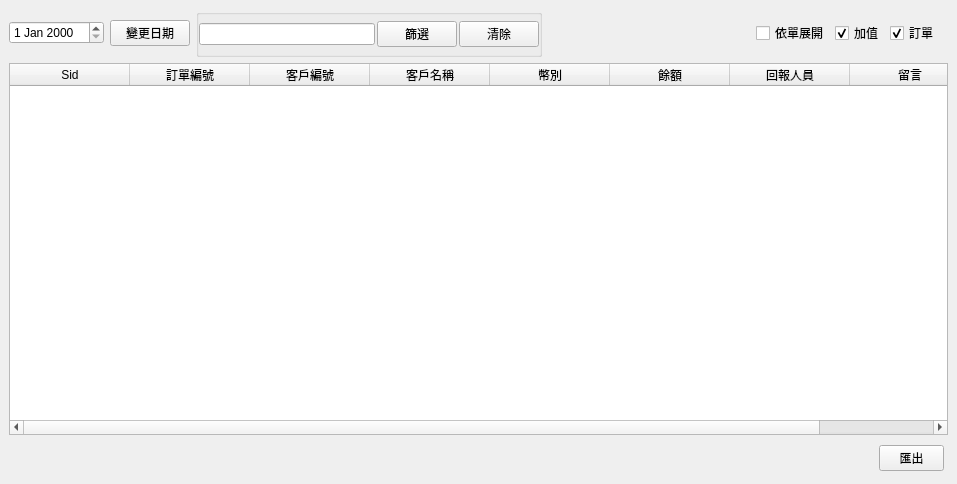
<?xml version="1.0" encoding="UTF-8"?>
<ui version="4.0">
 <class>LayerCostReport</class>
 <widget class="QWidget" name="LayerCostReport">
  <property name="geometry">
   <rect>
    <x>0</x>
    <y>0</y>
    <width>957</width>
    <height>484</height>
   </rect>
  </property>
  <property name="windowTitle">
   <string>Form</string>
  </property>
  <layout class="QGridLayout" name="gridLayout">
   <property name="leftMargin">
    <number>0</number>
   </property>
   <property name="topMargin">
    <number>0</number>
   </property>
   <property name="rightMargin">
    <number>0</number>
   </property>
   <property name="bottomMargin">
    <number>0</number>
   </property>
   <item row="0" column="0">
    <widget class="QWidget" name="wBg" native="true">
     <layout class="QGridLayout" name="gridLayout_2">
      <item row="0" column="0">
       <widget class="QWidget" name="widget" native="true">
        <property name="minimumSize">
         <size>
          <width>0</width>
          <height>48</height>
         </size>
        </property>
        <layout class="QHBoxLayout" name="horizontalLayout">
         <property name="leftMargin">
          <number>0</number>
         </property>
         <property name="topMargin">
          <number>0</number>
         </property>
         <property name="rightMargin">
          <number>0</number>
         </property>
         <property name="bottomMargin">
          <number>0</number>
         </property>
         <item>
          <widget class="QWidget" name="widget_4" native="true">
           <property name="maximumSize">
            <size>
             <width>240</width>
             <height>16777215</height>
            </size>
           </property>
           <layout class="QGridLayout" name="gridLayout_3">
            <property name="leftMargin">
             <number>0</number>
            </property>
            <property name="topMargin">
             <number>0</number>
            </property>
            <property name="rightMargin">
             <number>0</number>
            </property>
            <property name="bottomMargin">
             <number>0</number>
            </property>
            <item row="0" column="0">
             <widget class="QDateEdit" name="dateEdit">
              <property name="sizePolicy">
               <sizepolicy hsizetype="Fixed" vsizetype="Fixed">
                <horstretch>0</horstretch>
                <verstretch>0</verstretch>
               </sizepolicy>
              </property>
              <property name="styleSheet">
               <string notr="true">font: 18px &quot;Microsoft JhengHei UI&quot;;</string>
              </property>
              <property name="currentSection">
               <enum>QDateTimeEdit::DaySection</enum>
              </property>
             </widget>
            </item>
            <item row="0" column="1">
             <widget class="QPushButton" name="btnChangeDate">
              <property name="text">
               <string>變更日期</string>
              </property>
             </widget>
            </item>
           </layout>
          </widget>
         </item>
         <item>
          <widget class="QGroupBox" name="groupBox_2">
           <property name="minimumSize">
            <size>
             <width>300</width>
             <height>0</height>
            </size>
           </property>
           <layout class="QHBoxLayout" name="horizontalLayout_4">
            <property name="spacing">
             <number>2</number>
            </property>
            <property name="leftMargin">
             <number>0</number>
            </property>
            <property name="topMargin">
             <number>0</number>
            </property>
            <property name="rightMargin">
             <number>0</number>
            </property>
            <property name="bottomMargin">
             <number>0</number>
            </property>
            <item>
             <widget class="QLineEdit" name="txSearch"/>
            </item>
            <item>
             <widget class="QPushButton" name="btnFilter">
              <property name="sizePolicy">
               <sizepolicy hsizetype="Fixed" vsizetype="Fixed">
                <horstretch>0</horstretch>
                <verstretch>0</verstretch>
               </sizepolicy>
              </property>
              <property name="text">
               <string>篩選</string>
              </property>
             </widget>
            </item>
            <item>
             <widget class="QPushButton" name="btnFilterClear">
              <property name="sizePolicy">
               <sizepolicy hsizetype="Fixed" vsizetype="Fixed">
                <horstretch>0</horstretch>
                <verstretch>0</verstretch>
               </sizepolicy>
              </property>
              <property name="text">
               <string>清除</string>
              </property>
             </widget>
            </item>
           </layout>
          </widget>
         </item>
         <item>
          <widget class="QWidget" name="widget_3" native="true">
           <property name="minimumSize">
            <size>
             <width>400</width>
             <height>0</height>
            </size>
           </property>
           <property name="maximumSize">
            <size>
             <width>16777215</width>
             <height>16777215</height>
            </size>
           </property>
           <layout class="QHBoxLayout" name="horizontalLayout_2">
            <item>
             <spacer name="horizontalSpacer_2">
              <property name="orientation">
               <enum>Qt::Horizontal</enum>
              </property>
              <property name="sizeHint" stdset="0">
               <size>
                <width>40</width>
                <height>20</height>
               </size>
              </property>
             </spacer>
            </item>
            <item>
             <widget class="QCheckBox" name="chMix">
              <property name="text">
               <string>依單展開</string>
              </property>
              <property name="checked">
               <bool>false</bool>
              </property>
             </widget>
            </item>
            <item>
             <widget class="QCheckBox" name="chAddCost">
              <property name="text">
               <string>加值</string>
              </property>
              <property name="checked">
               <bool>true</bool>
              </property>
             </widget>
            </item>
            <item>
             <widget class="QCheckBox" name="chOrder">
              <property name="text">
               <string>訂單</string>
              </property>
              <property name="checked">
               <bool>true</bool>
              </property>
             </widget>
            </item>
           </layout>
          </widget>
         </item>
        </layout>
       </widget>
      </item>
      <item row="1" column="0">
       <widget class="QTableWidget" name="tb">
        <property name="editTriggers">
         <set>QAbstractItemView::NoEditTriggers</set>
        </property>
        <attribute name="horizontalHeaderMinimumSectionSize">
         <number>28</number>
        </attribute>
        <attribute name="horizontalHeaderDefaultSectionSize">
         <number>120</number>
        </attribute>
        <attribute name="verticalHeaderVisible">
         <bool>false</bool>
        </attribute>
        <column>
         <property name="text">
          <string>Sid</string>
         </property>
        </column>
        <column>
         <property name="text">
          <string>訂單編號</string>
         </property>
        </column>
        <column>
         <property name="text">
          <string>客戶編號</string>
         </property>
        </column>
        <column>
         <property name="text">
          <string>客戶名稱</string>
         </property>
        </column>
        <column>
         <property name="text">
          <string>幣別</string>
         </property>
        </column>
        <column>
         <property name="text">
          <string>餘額</string>
         </property>
        </column>
        <column>
         <property name="text">
          <string>回報人員</string>
         </property>
        </column>
        <column>
         <property name="text">
          <string>留言</string>
         </property>
        </column>
       </widget>
      </item>
      <item row="2" column="0">
       <widget class="QWidget" name="wTotal" native="true">
        <property name="minimumSize">
         <size>
          <width>0</width>
          <height>30</height>
         </size>
        </property>
        <layout class="QHBoxLayout" name="horizontalLayout_3">
         <property name="spacing">
          <number>4</number>
         </property>
         <property name="leftMargin">
          <number>4</number>
         </property>
         <property name="topMargin">
          <number>4</number>
         </property>
         <property name="rightMargin">
          <number>4</number>
         </property>
         <property name="bottomMargin">
          <number>4</number>
         </property>
         <item>
          <spacer name="horizontalSpacer">
           <property name="orientation">
            <enum>Qt::Horizontal</enum>
           </property>
           <property name="sizeHint" stdset="0">
            <size>
             <width>20</width>
             <height>20</height>
            </size>
           </property>
          </spacer>
         </item>
         <item>
          <widget class="QLabel" name="label_5">
           <property name="text">
            <string/>
           </property>
           <property name="alignment">
            <set>Qt::AlignRight|Qt::AlignTrailing|Qt::AlignVCenter</set>
           </property>
          </widget>
         </item>
         <item>
          <widget class="QLabel" name="lbTotal2">
           <property name="minimumSize">
            <size>
             <width>60</width>
             <height>0</height>
            </size>
           </property>
           <property name="text">
            <string/>
           </property>
          </widget>
         </item>
         <item>
          <widget class="QPushButton" name="btnExcel">
           <property name="maximumSize">
            <size>
             <width>65</width>
             <height>16777215</height>
            </size>
           </property>
           <property name="text">
            <string>匯出</string>
           </property>
          </widget>
         </item>
        </layout>
       </widget>
      </item>
     </layout>
    </widget>
   </item>
  </layout>
 </widget>
 <resources/>
 <connections/>
</ui>
